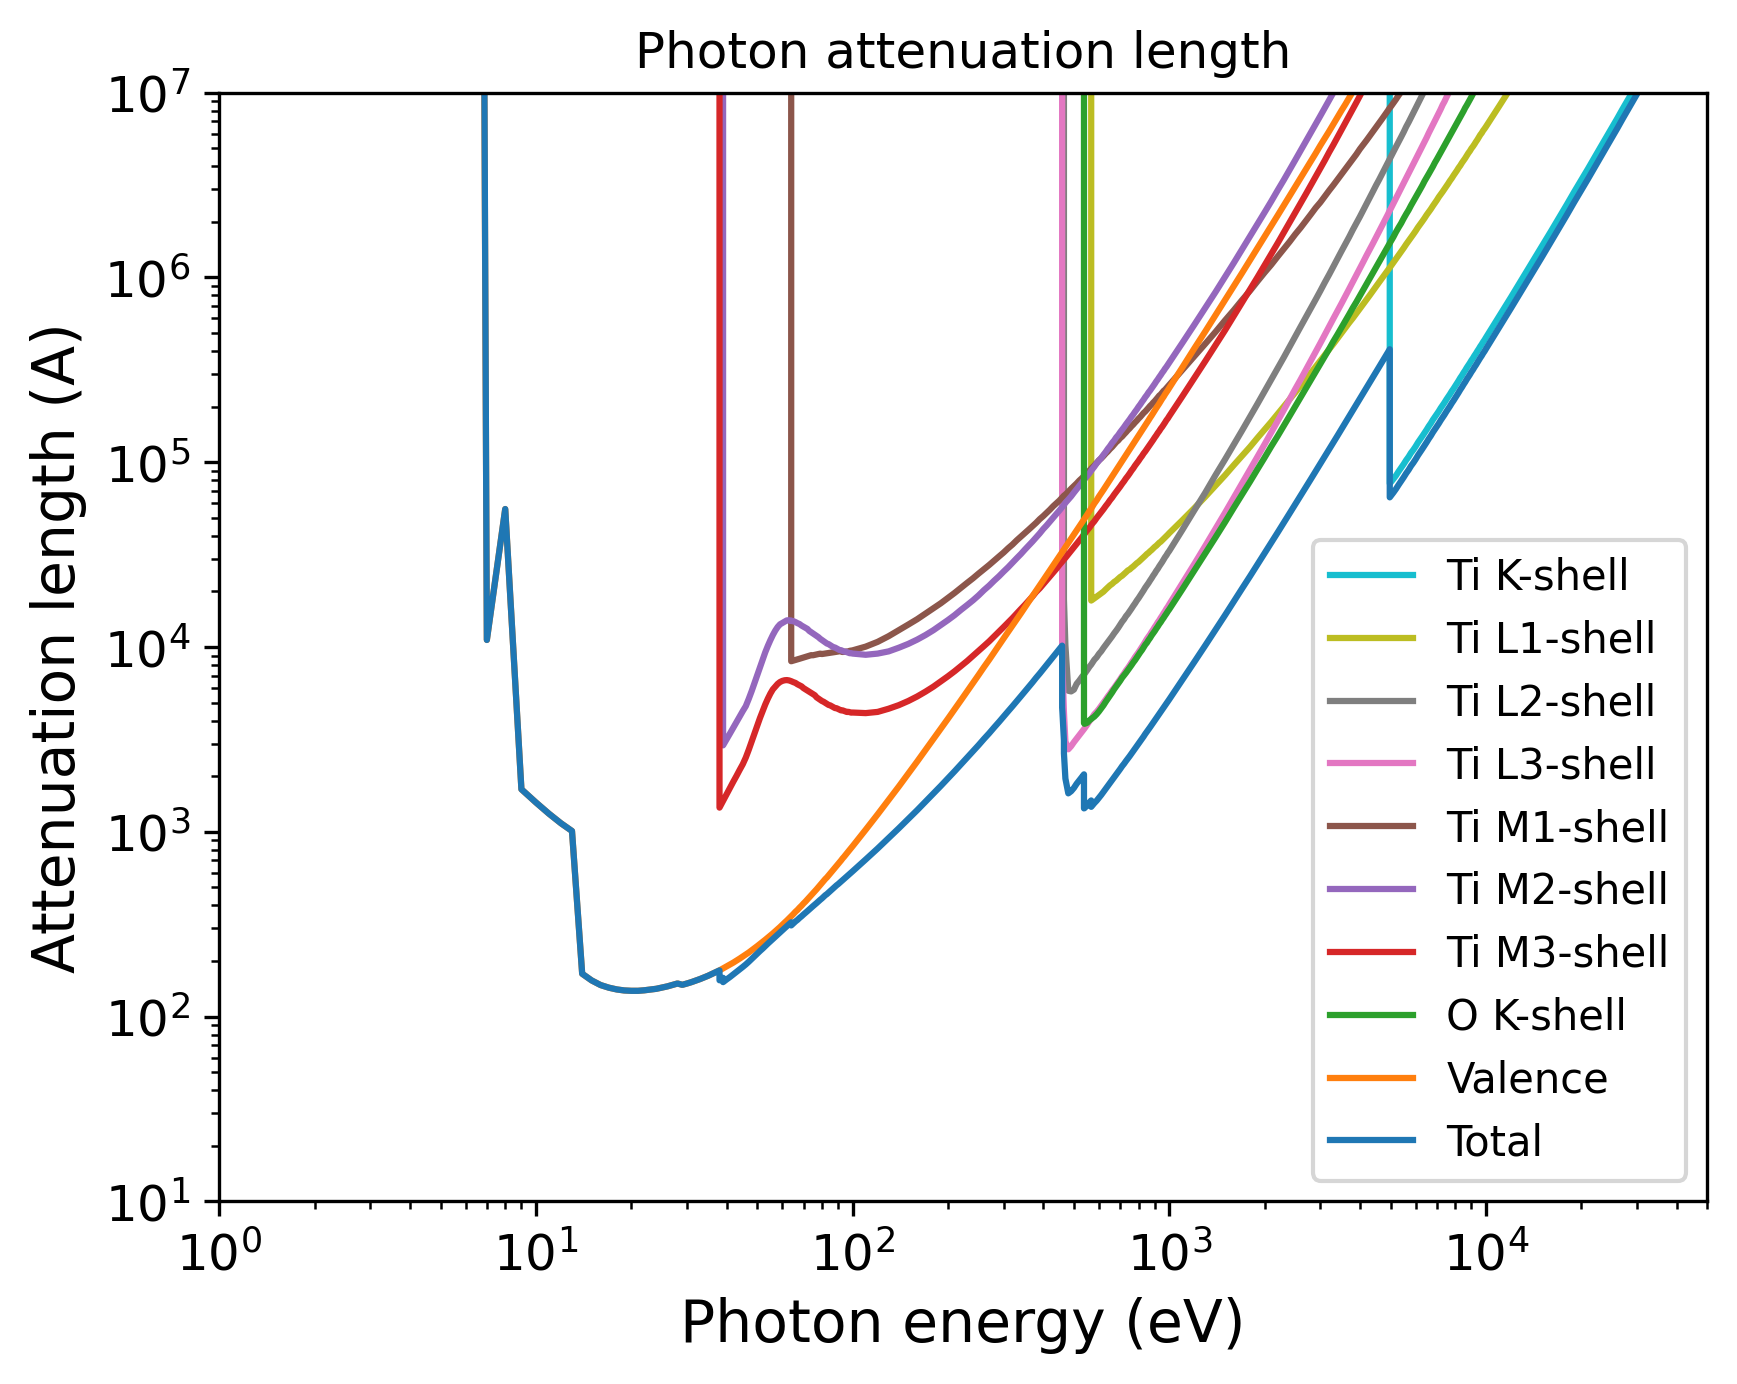

Write Python code to recreate this figure.
import pandas as pd
import numpy as np
import matplotlib.pyplot as plt
import matplotlib.cm as cm
# Set the format:
plt.xlabel("Photon energy (eV)", fontsize=14)
plt.ylabel("Attenuation length (A)", fontsize=14)
plt.xticks(fontsize=12)
plt.yticks(fontsize=12)
plt.grid(False)
# Set the axes:
# Read the output file:
df = pd.read_csv(r"OUTPUT_TiO2_beta_Photon_IMFP.dat", sep=r'\s+', header=None, comment="#", skipinitialspace=True)
plt.xscale("log")
plt.yscale("log")
# Prepare the plot:
columns_to_plot = [ 1, 2, 3, 4, 5, 6, 7, 8, 9, 10]
labels = [ "Ti K-shell", "Ti L1-shell", "Ti L2-shell", "Ti L3-shell", "Ti M1-shell", "Ti M2-shell", "Ti M3-shell", "O K-shell", "Valence", "Total"]
# Create N distinct colors from a colormap
N = len(columns_to_plot)
colors = plt.cm.tab10(np.linspace(1, 0, 10))
# Set line styles:
linestyles = [ "-", "-", "-", "-", "-", "-", "-", "-", "-", "-"]
for i, col in enumerate(columns_to_plot):
    color = colors[i % len(colors)]
    ls    = linestyles[i % len(linestyles)]
    label = labels[i % len(labels)]
    plt.plot(df.iloc[:, 0], df.iloc[:, col],
    color=color,
    label=label,
    linestyle=ls)
plt.xlim(1.00000000,50000.00000000)
plt.ylim(10.00000000,10000000.00000000)
plt.title("Photon attenuation length")
plt.legend(loc="best", fontsize=10)
# Save the plot in this format:
plt.savefig("OUTPUT_MFP_photon.png", dpi=300, bbox_inches="tight")
